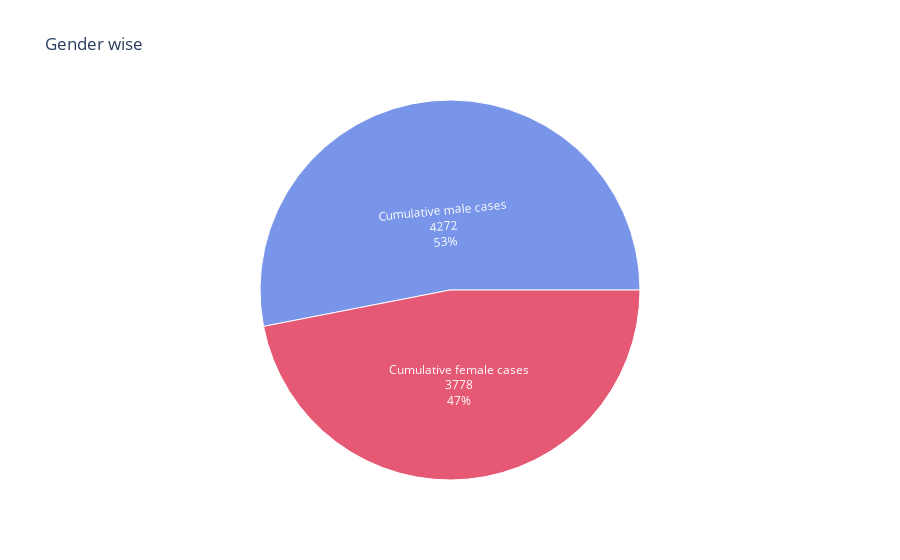

Notebook source saved alongside this figure:
### Code cell
plot_pie('Cumulative male cases', 'Cumulative female cases', 'Gender wise', ['royalblue', 'crimson'])

### Figure 1 — Plotly figure (JSON) as saved in the notebook; plotly's stock layout.template omitted (floating-point values rounded to 4 significant figures)
{"data": [{"branchvalues": "total", "domain": {"x": [0, 1], "y": [0, 1]}, "hovertemplate": "labels=%{label}<br>Value=%{value}<br>parent=%{parent}<br>id=%{id}<extra></extra>", "ids": ["Cumulative female cases", "Cumulative male cases"], "labels": ["Cumulative female cases", "Cumulative male cases"], "name": "", "parents": ["", ""], "textinfo": "label+text+value+percent root", "type": "sunburst", "values": [3778, 4272]}], "layout": {"legend": {"tracegroupgap": 0}, "sunburstcolorway": ["royalblue", "crimson"], "title": {"text": "Gender wise"}}}
